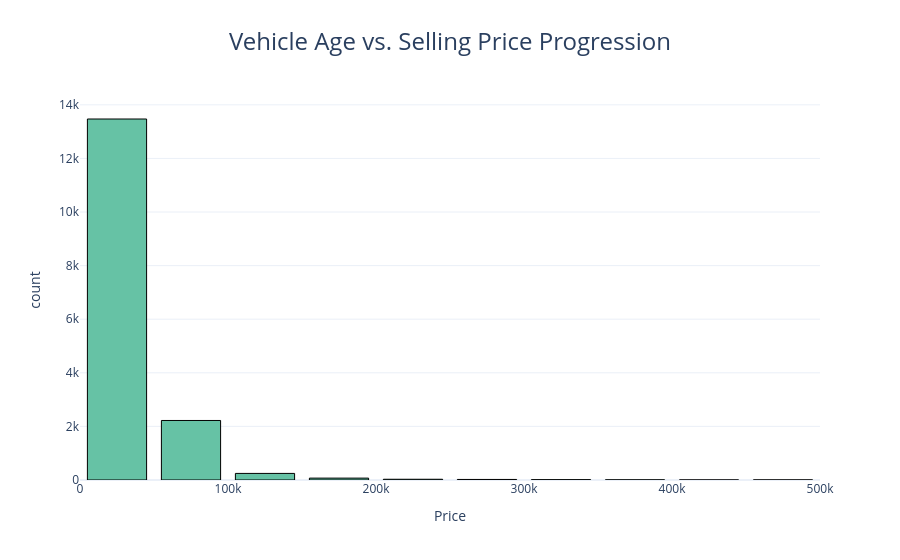

Write notebook code for a chart like this one.
### Code cell
fig = px.histogram(
    df,
    x="Price",
    nbins=12,
    title="Vehicle Listing Price Distribution",
    template='plotly_white',
    color_discrete_sequence=px.colors.qualitative.Set2

)
fig.update_traces(
    marker=dict(
        line=dict(color="black",width=1)
    ),
#     hovertemplate=
#     "<b>Price:</b> %{x:,.0f}<br>"
#     "<b>VehicleAge:</b> %{y}<extra></extra>"
)



fig.update_layout(
    bargap = 0.2,
    title=dict(
        
        text="Vehicle Age vs. Selling Price Progression",
        x=0.5,
        font=dict(size=24)
))
fig.show()

### Figure 1 — Plotly figure (JSON) as saved in the notebook; plotly's stock layout.template omitted (floating-point values rounded to 4 significant figures; data arrays with more than 128 entries replaced by an {"elided": "..."} marker saying what was removed)
{"data": [{"bingroup": "x", "hovertemplate": "Price=%{x}<br>count=%{y}<extra></extra>", "legendgroup": "", "marker": {"color": "rgb(102,194,165)", "line": {"color": "black", "width": 1}, "pattern": {"shape": ""}}, "name": "", "nbinsx": 12, "orientation": "v", "showlegend": false, "type": "histogram", "x": {"elided": "16079 float values"}, "xaxis": "x", "yaxis": "y"}], "layout": {"bargap": 0.2, "barmode": "relative", "legend": {"tracegroupgap": 0}, "title": {"font": {"size": 24}, "text": "Vehicle Age vs. Selling Price Progression", "x": 0.5}, "xaxis": {"anchor": "y", "domain": [0, 1], "title": {"text": "Price"}}, "yaxis": {"anchor": "x", "domain": [0, 1], "title": {"text": "count"}}}}
